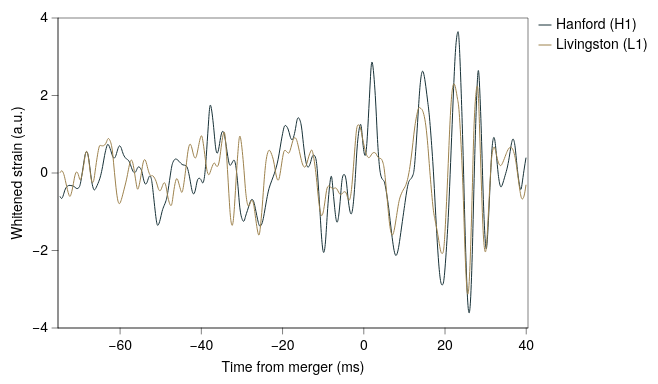

The specification (Vega-Lite) saved for this image:
### Vega-Lite specification from a JSON file in a GitHub repository (floating-point values rounded to 4 significant figures; data arrays with more than 128 entries replaced by an {"elided": "..."} marker saying what was removed)
{"background": null, "config": {"arc": {"fill": "#DBDBDB", "fillOpacity": 1.0, "innerRadius": 38.75, "padAngle": 0.03, "stroke": "black", "strokeOpacity": 1, "strokeWidth": 0.25}, "area": {"fill": "#DBDBDB", "fillOpacity": 1.0, "stroke": "black", "strokeOpacity": 1, "strokeWidth": 0.25}, "axis": {"domain": true, "domainCap": "round", "domainColor": "black", "domainWidth": 0.25, "grid": false, "gridCap": "round", "gridColor": "#F1F1F1", "gridDash": [0, 0], "gridOpacity": 1.0, "gridWidth": 0.25, "labelColor": "black", "labelFont": "Helvetica Neue, HelveticaNeue, Helvetica, Arial, sans-serif", "labelFontSize": 7, "labelFontStyle": "normal", "labelFontWeight": 400, "offset": 0, "ticks": true, "tickCap": "round", "tickColor": "black", "tickRound": false, "tickSize": 3, "tickWidth": 0.25, "titleColor": "black", "titleFont": "Helvetica Neue, HelveticaNeue, Helvetica, Arial, sans-serif", "titleFontSize": 7, "titleFontStyle": "normal", "titleFontWeight": 400}, "axisX": {"domain": true, "labelAlign": "center", "labelAngle": 0, "labels": true, "ticks": true, "translate": 0}, "axisY": {"domain": true, "labelAlign": "right", "labelAngle": 0, "labels": true, "ticks": true, "translate": 0}, "axisRight": {"domain": true, "labelAlign": "left", "labelAngle": 0, "labels": true, "ticks": true, "translate": 0}, "axisTop": {"domain": true, "labelAlign": "center", "labelAngle": 0, "labels": true, "ticks": true, "translate": 0}, "axisBand": {"tickOffset": 0}, "bar": {"fill": "#DBDBDB", "fillOpacity": 1.0, "stroke": "black", "strokeOpacity": 1, "strokeWidth": 0.25}, "boxplot": {"size": 13.95, "ticks": {"cornerRadius": 0.25, "fill": "black", "opacity": 1, "size": 6.975, "thickness": 0.25}, "box": {"fillOpacity": 1.0, "stroke": "black", "strokeOpacity": 1, "strokeWidth": 0.25}, "median": {"cornerRadius": 0, "fill": "black", "fillOpacity": 1.0, "opacity": 1, "size": 13.95, "thickness": 0.25}, "rule": {"fill": "black", "fillOpacity": 1.0, "size": 15.5, "stroke": "black", "strokeDash": [0, 0], "strokeOpacity": 1, "strokeWidth": 0.25}, "outliers": {"color": "black", "fill": "black", "fillOpacity": 1.0, "size": 0, "stroke": "black", "strokeOpacity": 1, "strokeWidth": 0.25}}, "circle": {"fill": "black", "fillOpacity": 1.0, "size": 1.938, "stroke": null, "strokeOpacity": 1, "strokeWidth": 0.25}, "errorband": {"band": {"fillOpacity": 0.6, "stroke": null, "strokeWidth": 0.25, "strokeOpacity": 1}, "borders": {"opacity": 0, "strokeOpacity": 0.25, "strokeWidth": 1}}, "errorbar": {"opacity": 1, "rule": {"strokeDash": [0, 0], "strokeWidth": 0.25}, "ticks": {"color": "black", "cornerRadius": 0.125, "opacity": 1, "size": 9.3, "thickness": 0.25}, "thickness": 0.25}, "font": "Helvetica Neue, HelveticaNeue, Helvetica, Arial, sans-serif", "geoshape": {"fill": "#DBDBDB", "fillOpacity": 1.0, "stroke": "black", "strokeOpacity": 1, "strokeWidth": 0.25}, "header": {"labelColor": "black", "labelFont": "Helvetica Neue, HelveticaNeue, Helvetica, Arial, sans-serif", "labelFontSize": 7, "labelFontStyle": "normal", "labelFontWeight": 400, "titleColor": "black", "titleFont": "Helvetica Neue, HelveticaNeue, Helvetica, Arial, sans-serif", "titleFontSize": 7, "titleFontStyle": "normal", "titleFontWeight": 400, "titlePadding": 0}, "legend": {"disable": false, "offset": 4.5, "titlePadding": 4, "labelOffset": 2, "gradientLabelOffset": 2, "gradientLength": 77.5, "gradientThickness": 7.75, "gradientOpacity": 1.0, "gradientStrokeColor": "black", "gradientStrokeWidth": 0.25, "labelColor": "black", "labelFont": "Helvetica Neue, HelveticaNeue, Helvetica, Arial, sans-serif", "labelFontSize": 7, "labelFontStyle": "normal", "labelFontWeight": 400, "strokeColor": "black", "strokeWidth": 0, "symbolSize": 42, "symbolStrokeColor": "black", "symbolStrokeWidth": 0.25, "titleColor": "black", "titleFont": "Helvetica Neue, HelveticaNeue, Helvetica, Arial, sans-serif", "titleFontSize": 7, "titleFontStyle": "normal", "titleFontWeight": 400}, "line": {"color": "black", "stroke": "black", "strokeCap": "butt", "strokeDash": [0, 0], "strokeOpacity": 1, "strokeWidth": 0.5}, "point": {"filled": true, "fill": "#DBDBDB", "fillOpacity": 1.0, "size": 7.75, "stroke": "black", "strokeOpacity": 1, "strokeWidth": 0.25}, "range": {"category": ["#5CA7B1", "#B7D0EE", "#B7B3E4", "#B3DAB5", "#F5E1B3", "#3D727B", "#809DC7", "#867DAC", "#80A988", "#CBB17A", "#204148", "#546B94", "#584C77", "#507B5F", "#9D824D"], "diverging": {"scheme": ["#6F572A", "#876E43", "#9E875F", "#B5A17F", "#CABBA2", "#DCD6CC", "#F4F1E9", "#C9D7DA", "#9DBFC6", "#78A5AF", "#558B96", "#36717C", "#1A5762"]}, "heatmap": {"scheme": ["#32022B", "#43044D", "#4C196E", "#4D338C", "#484DA6", "#3A68BB", "#1D83CA", "#1D9CCB", "#23B5C9", "#28CDC5", "#4DE0B4", "#91EE9F"]}, "ordinal": {"scheme": ["#F1F1F1", "#DBDBDB", "#C6C6C6", "#B2B2B2", "#9D9D9D", "#898989", "#767676", "#636363", "#515151", "#404040", "#2F2F2F", "#1F1F1F"]}, "ramp": {"scheme": ["#32022B", "#43044D", "#4C196E", "#4D338C", "#484DA6", "#3A68BB", "#1D83CA", "#1D9CCB", "#23B5C9", "#28CDC5", "#4DE0B4", "#91EE9F"]}}, "rule": {"color": "black", "stroke": "black", "strokeCap": "round", "strokeDash": [2, 2], "strokeOpacity": 1, "strokeWidth": 0.25}, "scale": {"bandPaddingInner": 0.1, "bandPaddingOuter": 0.1, "continuousPadding": 1, "round": false}, "rect": {"fill": "#DBDBDB", "fillOpacity": 1.0, "stroke": "black", "strokeOpacity": 1, "strokeWidth": 0.25}, "square": {"fill": "#DBDBDB", "fillOpacity": 1.0, "size": 15.5, "stroke": "black", "strokeOpacity": 1, "strokeWidth": 0.25}, "text": {"color": "black", "font": "Helvetica Neue, HelveticaNeue, Helvetica, Arial, sans-serif", "fontSize": 7, "fontStyle": "normal", "fontWeight": 400}, "tick": {"color": "black", "cornerRadius": 0.125, "opacity": 1.0, "size": 13.95, "thickness": 0.25}, "title": {"anchor": "middle", "frame": "group", "color": "black", "font": "Helvetica Neue, HelveticaNeue, Helvetica, Arial, sans-serif", "fontSize": 7, "fontStyle": "normal", "fontWeight": 400, "subtitleColor": "black", "subtitleFont": "Helvetica Neue, HelveticaNeue, Helvetica, Arial, sans-serif", "subtitleFontSize": "Helvetica Neue, HelveticaNeue, Helvetica, Arial, sans-serif", "subtitleFontStyle": "normal", "subtitleFontWeight": 400}, "trail": {"color": "black", "opacity": 1, "size": 0.5}, "view": {"continuousWidth": 235, "continuousHeight": 155, "discreteWidth": 235, "discreteHeight": 155, "fill": null, "stroke": "black", "strokeWidth": 0.25}}, "data": {"name": "data-59e004421c9bed9b8a89789085d7d6d0"}, "mark": {"type": "line", "interpolate": "natural"}, "encoding": {"color": {"field": "detector", "scale": {"domain": ["Hanford (H1)", "Livingston (L1)"], "range": ["#173137", "#9D824D"]}, "sort": ["Hanford (H1)", "Livingston (L1)"], "title": null, "type": "nominal"}, "x": {"field": "t", "scale": {"domain": [-74.8, 39.94], "nice": false}, "title": "Time from merger (ms)", "type": "quantitative"}, "y": {"field": "strain", "title": "Whitened strain (a.u.)", "type": "quantitative"}}, "$schema": "https://vega.github.io/schema/vega-lite/v6.4.1.json", "datasets": {"data-59e004421c9bed9b8a89789085d7d6d0": {"elided": "440 records"}}}
